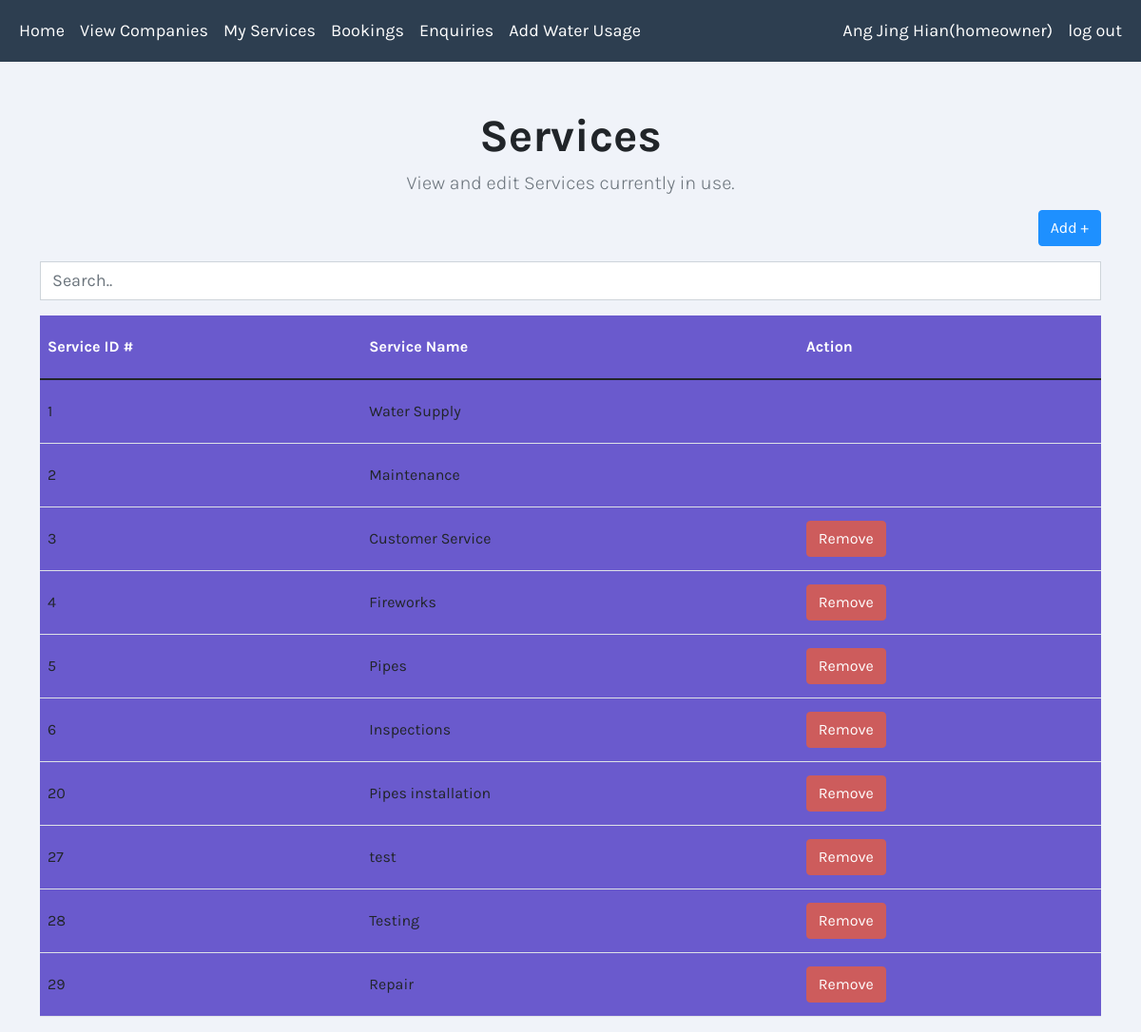
/viewServiceAdmin.php (signed in), run on the app's committed database.
### tables this page shows
CREATE TABLE `Services` (
  `service_ID` int(11) NOT NULL,
  `service_name` varchar(50) NOT NULL
);

### classes.php (the view, shortened to what this page needs)
<?php
include_once 'cssLinks.php';
class Admin{
private $conn = NULL;
function __construct() {
  include("conn.php");
  $this->conn = $conn;
}
   function tableHeaderServiceAdmin()
  {
    echo "<table class='table table-hover datatable_style' >
            <thead>
            <tr class='table-padding text-white'>
              <th>Service ID #</th>
              <th>Service Name</th>
              <th>Action</th>
            </tr>
            </thead>
            <tbody class='search-table'>";
  }
  function viewServiceAdmin(){
   $count = 0;
   $query = "SELECT * FROM Services
             ORDER BY service_ID";
   $result = mysqli_query($this->conn, $query);
    if ($result->num_rows > 0) {
      $this->tableHeaderServiceAdmin();
      while($row = $result->fetch_assoc()) {
        $count += 1;
      echo "
                <tr class='table-padding' >
                  <form method='post' action='deleteServiceAdmin.php'>
                  <td>".$row["service_ID"]."</td>
                  <td>".$row["service_name"]."</td>
                  ".'<input type ="hidden" value ="'.$row["service_ID"].'" name ="service_ID"/>'.
                    '<input type ="hidden" value ="'.$row["service_name"].'" name ="service_name"/>';
              if($count < 3)
              {
                echo "<td></td>";
              }
              else{
                echo "<td class ='align-middle'><input type='submit' class='btn btn-mobile btn-danger' name='Remove' value='Remove'></td>";
              }
              echo"</tr>
              </form>";
      }
      echo "
      </tbody></table>";
    } else {
      echo "No Companies Found";
    }
}
}

### css/main.css (style rules this page uses)
body { font-family: 'Karla', sans-serif !important; background-color:#F0F3F9 !important; font-size: 18px; }
.btn-danger { background-color:IndianRed !important ; border-color:IndianRed !important ; }
.table-padding { line-height:50px; background-color:SlateBlue; }

### data on the page
services: service_ID "1", service_name "Water Supply"
services: service_ID "2", service_name "Maintenance"
services: service_ID "3", service_name "Customer Service"
services: service_ID "4", service_name "Fireworks"
services: service_ID "5", service_name "Pipes"
services: service_ID "6", service_name "Inspections"
services: service_ID "20", service_name "Pipes installation"
services: service_ID "27", service_name "test"
services: service_ID "28", service_name "Testing"
services: service_ID "29", service_name "Repair"

### other printed values
$_SESSION["name"] "Ang Jing Hian"
$_SESSION["user_type"] "homeowner"
